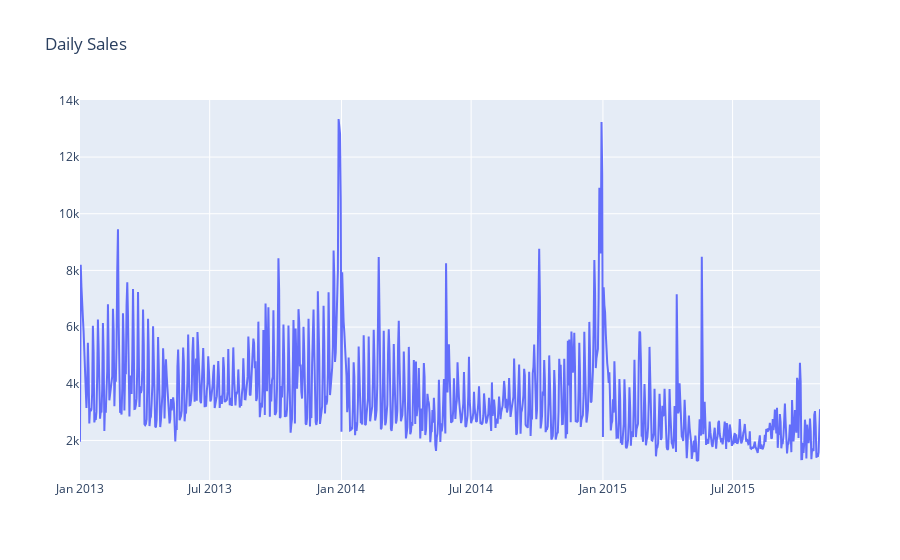

Source (notebook cell):
### Code cell
plotly_df(daily_df, title='Daily Sales')

### Figure 1 — Plotly figure (JSON) as saved in the notebook; plotly's stock layout.template omitted (floating-point values rounded to 4 significant figures; data arrays with more than 128 entries replaced by an {"elided": "..."} marker saying what was removed)
{"data": [{"mode": "lines", "name": "item_cnt_day", "type": "scatter", "x": {"elided": "1034 str values"}, "y": {"elided": "1034 int values"}}], "layout": {"title": {"text": "Daily Sales"}}}
